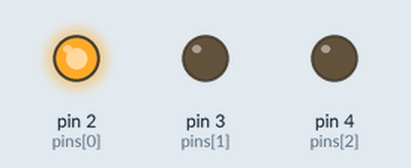
Simulated run of this sketch. Board: Arduino Uno, built with avr-gcc and run on an emulated ATmega328P. On the bench: output pins drawn as LEDs (lit = HIGH).

Above: at 0.05 s.
At 0.75 s:
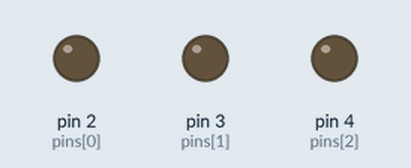
At 1.45 s:
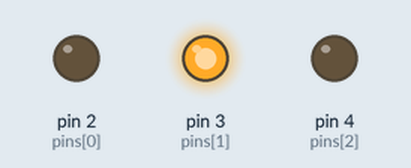
At 2.85 s:
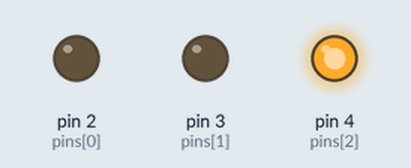
Timing chart, 0 to 3.1 s (numbered marks = the images above):
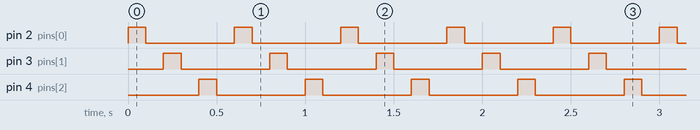

Measured:
- by itself, pin 2 (pins[0]), pin 3 (pins[1]), pin 4 (pins[2]): alternates HIGH for 0.10 s and LOW for 0.50 s

The sketch:

Runner.ino
```cpp
const int pins[] = {2,3,4};
const int timer = 100;

void setup() {
  for(int i = 0; i <= 2; i++)
    pinMode(pins[i], OUTPUT);
}

void loop() {
  for(int i = 0; i <= 2; i++)
  {
    digitalWrite(pins[i], HIGH);
    delay(timer);
    digitalWrite(pins[i], LOW);
    delay(timer);
  }
}
```
